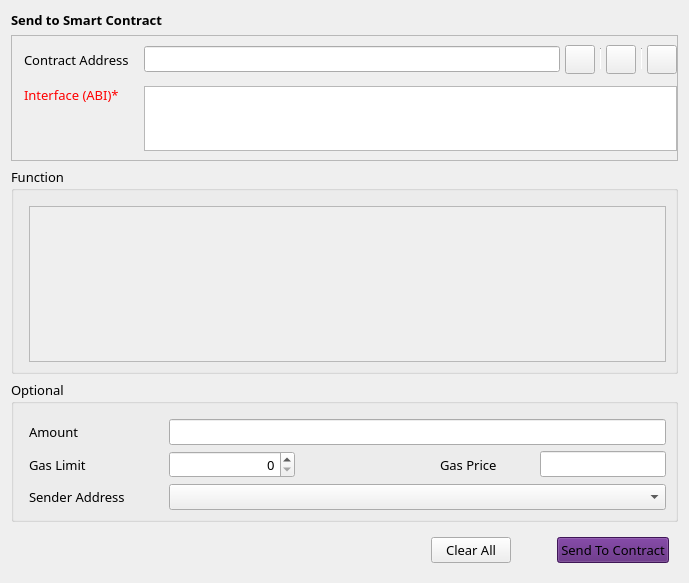
<?xml version="1.0" encoding="UTF-8"?>
<ui version="4.0">
 <class>SendToContract</class>
 <widget class="QWidget" name="SendToContract">
  <property name="geometry">
   <rect>
    <x>0</x>
    <y>0</y>
    <width>689</width>
    <height>583</height>
   </rect>
  </property>
  <property name="font">
   <font>
    <family>Source Sans Pro</family>
    <pointsize>10</pointsize>
   </font>
  </property>
  <property name="windowTitle">
   <string>Form</string>
  </property>
  <layout class="QVBoxLayout" name="verticalLayout">
   <item>
    <widget class="QStackedWidget" name="stackedWidget">
     <property name="currentIndex">
      <number>0</number>
     </property>
     <widget class="QWidget" name="sendContractPage">
      <layout class="QVBoxLayout" name="verticalLayout_4">
       <property name="leftMargin">
        <number>0</number>
       </property>
       <property name="topMargin">
        <number>0</number>
       </property>
       <property name="rightMargin">
        <number>0</number>
       </property>
       <property name="bottomMargin">
        <number>0</number>
       </property>
       <item>
        <widget class="QLabel" name="labelTitle">
         <property name="font">
          <font>
           <weight>75</weight>
           <bold>true</bold>
          </font>
         </property>
         <property name="text">
          <string>Send to Smart Contract</string>
         </property>
        </widget>
       </item>
       <item>
        <widget class="QFrame" name="frameContract">
         <property name="sizePolicy">
          <sizepolicy hsizetype="Preferred" vsizetype="Fixed">
           <horstretch>0</horstretch>
           <verstretch>0</verstretch>
          </sizepolicy>
         </property>
         <property name="frameShape">
          <enum>QFrame::StyledPanel</enum>
         </property>
         <property name="frameShadow">
          <enum>QFrame::Raised</enum>
         </property>
         <layout class="QVBoxLayout" name="verticalLayout_2">
          <property name="leftMargin">
           <number>0</number>
          </property>
          <property name="rightMargin">
           <number>0</number>
          </property>
          <item>
           <layout class="QGridLayout" name="gridLayout">
            <property name="leftMargin">
             <number>12</number>
            </property>
            <property name="horizontalSpacing">
             <number>15</number>
            </property>
            <property name="verticalSpacing">
             <number>12</number>
            </property>
            <item row="0" column="2">
             <layout class="QHBoxLayout" name="horizontalLayout_2">
              <property name="spacing">
               <number>5</number>
              </property>
              <item>
               <widget class="QValidatedLineEdit" name="lineEditContractAddress"/>
              </item>
              <item>
               <widget class="QToolButton" name="loadInfoButton">
                <property name="toolTip">
                 <string>Choose from contract book page</string>
                </property>
                <property name="text">
                 <string/>
                </property>
                <property name="iconSize">
                 <size>
                  <width>22</width>
                  <height>22</height>
                 </size>
                </property>
               </widget>
              </item>
              <item>
               <widget class="Line" name="vLine">
                <property name="maximumSize">
                 <size>
                  <width>1</width>
                  <height>22</height>
                 </size>
                </property>
                <property name="orientation">
                 <enum>Qt::Vertical</enum>
                </property>
               </widget>
              </item>
              <item>
               <widget class="QToolButton" name="pasteAddressButton">
                <property name="toolTip">
                 <string>Paste contract address from clipboard</string>
                </property>
                <property name="text">
                 <string/>
                </property>
                <property name="iconSize">
                 <size>
                  <width>22</width>
                  <height>22</height>
                 </size>
                </property>
               </widget>
              </item>
              <item>
               <widget class="Line" name="vLine2">
                <property name="maximumSize">
                 <size>
                  <width>1</width>
                  <height>22</height>
                 </size>
                </property>
                <property name="orientation">
                 <enum>Qt::Vertical</enum>
                </property>
               </widget>
              </item>
              <item>
               <widget class="QToolButton" name="saveInfoButton">
                <property name="toolTip">
                 <string>Save contract info</string>
                </property>
                <property name="text">
                 <string/>
                </property>
                <property name="iconSize">
                 <size>
                  <width>22</width>
                  <height>22</height>
                 </size>
                </property>
               </widget>
              </item>
             </layout>
            </item>
            <item row="0" column="0">
             <widget class="QLabel" name="labelContractAddress">
              <property name="text">
               <string>Contract Address</string>
              </property>
             </widget>
            </item>
            <item row="1" column="2">
             <widget class="QValidatedTextEdit" name="textEditInterface">
              <property name="sizePolicy">
               <sizepolicy hsizetype="Expanding" vsizetype="Fixed">
                <horstretch>0</horstretch>
                <verstretch>0</verstretch>
               </sizepolicy>
              </property>
              <property name="maximumSize">
               <size>
                <width>16777215</width>
                <height>65</height>
               </size>
              </property>
              <property name="horizontalScrollBarPolicy">
               <enum>Qt::ScrollBarAlwaysOff</enum>
              </property>
             </widget>
            </item>
            <item row="1" column="0" alignment="Qt::AlignTop">
             <widget class="QLabel" name="labelInterface">
              <property name="font">
               <font>
                <family>Source Sans Pro</family>
                <pointsize>10</pointsize>
               </font>
              </property>
              <property name="styleSheet">
               <string notr="true">color: red;</string>
              </property>
              <property name="text">
               <string>Interface (ABI)*</string>
              </property>
             </widget>
            </item>
           </layout>
          </item>
         </layout>
        </widget>
       </item>
       <item>
        <widget class="QGroupBox" name="groupBoxFunction">
         <property name="title">
          <string>Function</string>
         </property>
         <layout class="QVBoxLayout" name="verticalLayout_3">
          <property name="leftMargin">
           <number>15</number>
          </property>
          <property name="topMargin">
           <number>15</number>
          </property>
          <property name="bottomMargin">
           <number>9</number>
          </property>
          <item>
           <widget class="QScrollArea" name="scrollAreaFunction">
            <property name="widgetResizable">
             <bool>true</bool>
            </property>
            <widget class="QWidget" name="scrollAreaWidgetContents">
             <property name="geometry">
              <rect>
               <x>0</x>
               <y>0</y>
               <width>643</width>
               <height>183</height>
              </rect>
             </property>
            </widget>
           </widget>
          </item>
         </layout>
        </widget>
       </item>
       <item>
        <widget class="QGroupBox" name="groupBoxOptional">
         <property name="title">
          <string>Optional</string>
         </property>
         <layout class="QGridLayout" name="gridLayout_2">
          <property name="leftMargin">
           <number>15</number>
          </property>
          <property name="topMargin">
           <number>15</number>
          </property>
          <property name="horizontalSpacing">
           <number>10</number>
          </property>
          <property name="verticalSpacing">
           <number>6</number>
          </property>
          <item row="0" column="1" colspan="4">
           <widget class="BitcoinAmountField" name="lineEditAmount"/>
          </item>
          <item row="1" column="0">
           <widget class="QLabel" name="labelGasLimit">
            <property name="sizePolicy">
             <sizepolicy hsizetype="Fixed" vsizetype="Preferred">
              <horstretch>0</horstretch>
              <verstretch>0</verstretch>
             </sizepolicy>
            </property>
            <property name="minimumSize">
             <size>
              <width>130</width>
              <height>0</height>
             </size>
            </property>
            <property name="text">
             <string>Gas Limit</string>
            </property>
           </widget>
          </item>
          <item row="1" column="3">
           <widget class="QLabel" name="labelGasPrice">
            <property name="sizePolicy">
             <sizepolicy hsizetype="Fixed" vsizetype="Preferred">
              <horstretch>0</horstretch>
              <verstretch>0</verstretch>
             </sizepolicy>
            </property>
            <property name="minimumSize">
             <size>
              <width>90</width>
              <height>0</height>
             </size>
            </property>
            <property name="text">
             <string>Gas Price</string>
            </property>
           </widget>
          </item>
          <item row="3" column="1" colspan="4">
           <widget class="AddressField" name="lineEditSenderAddress">
            <property name="minimumSize">
             <size>
              <width>370</width>
              <height>0</height>
             </size>
            </property>
           </widget>
          </item>
          <item row="0" column="0">
           <widget class="QLabel" name="labelAmount">
            <property name="sizePolicy">
             <sizepolicy hsizetype="Fixed" vsizetype="Preferred">
              <horstretch>0</horstretch>
              <verstretch>0</verstretch>
             </sizepolicy>
            </property>
            <property name="minimumSize">
             <size>
              <width>130</width>
              <height>0</height>
             </size>
            </property>
            <property name="text">
             <string>Amount</string>
            </property>
           </widget>
          </item>
          <item row="1" column="4">
           <widget class="BitcoinAmountField" name="lineEditGasPrice"/>
          </item>
          <item row="3" column="0">
           <widget class="QLabel" name="labelSenderAddress">
            <property name="sizePolicy">
             <sizepolicy hsizetype="Fixed" vsizetype="Preferred">
              <horstretch>0</horstretch>
              <verstretch>0</verstretch>
             </sizepolicy>
            </property>
            <property name="minimumSize">
             <size>
              <width>130</width>
              <height>0</height>
             </size>
            </property>
            <property name="text">
             <string>Sender Address</string>
            </property>
           </widget>
          </item>
          <item row="1" column="1">
           <widget class="QSpinBox" name="lineEditGasLimit">
            <property name="sizePolicy">
             <sizepolicy hsizetype="Expanding" vsizetype="Fixed">
              <horstretch>0</horstretch>
              <verstretch>0</verstretch>
             </sizepolicy>
            </property>
            <property name="alignment">
             <set>Qt::AlignRight|Qt::AlignTrailing|Qt::AlignVCenter</set>
            </property>
           </widget>
          </item>
          <item row="1" column="2">
           <spacer name="horizontalSpacer_2">
            <property name="orientation">
             <enum>Qt::Horizontal</enum>
            </property>
            <property name="sizeHint" stdset="0">
             <size>
              <width>60</width>
              <height>20</height>
             </size>
            </property>
           </spacer>
          </item>
         </layout>
        </widget>
       </item>
      </layout>
     </widget>
    </widget>
   </item>
   <item>
    <layout class="QHBoxLayout" name="horizontalLayout">
     <property name="leftMargin">
      <number>9</number>
     </property>
     <property name="topMargin">
      <number>9</number>
     </property>
     <property name="rightMargin">
      <number>9</number>
     </property>
     <property name="bottomMargin">
      <number>9</number>
     </property>
     <item>
      <spacer name="horizontalSpacer">
       <property name="orientation">
        <enum>Qt::Horizontal</enum>
       </property>
       <property name="sizeType">
        <enum>QSizePolicy::Expanding</enum>
       </property>
       <property name="sizeHint" stdset="0">
        <size>
         <width>40</width>
         <height>20</height>
        </size>
       </property>
      </spacer>
     </item>
     <item>
      <widget class="QPushButton" name="pushButtonClearAll">
       <property name="styleSheet">
        <string notr="true"/>
       </property>
       <property name="text">
        <string>Clear All</string>
       </property>
      </widget>
     </item>
     <item>
      <spacer name="horizontalSpacer_3">
       <property name="orientation">
        <enum>Qt::Horizontal</enum>
       </property>
       <property name="sizeType">
        <enum>QSizePolicy::Fixed</enum>
       </property>
       <property name="sizeHint" stdset="0">
        <size>
         <width>40</width>
         <height>20</height>
        </size>
       </property>
      </spacer>
     </item>
     <item>
      <widget class="QPushButton" name="pushButtonSendToContract">
       <property name="font">
        <font>
         <family>Source Sans Pro</family>
         <pointsize>10</pointsize>
        </font>
       </property>
       <property name="styleSheet">
        <string notr="true">background-color: #581F78;
background-opacity: 97%;</string>
       </property>
       <property name="text">
        <string>Send To Contract</string>
       </property>
      </widget>
     </item>
    </layout>
   </item>
  </layout>
 </widget>
 <customwidgets>
  <customwidget>
   <class>AddressField</class>
   <extends>QComboBox</extends>
   <header>addressfield.h</header>
  </customwidget>
  <customwidget>
   <class>QValidatedLineEdit</class>
   <extends>QLineEdit</extends>
   <header>qvalidatedlineedit.h</header>
  </customwidget>
  <customwidget>
   <class>QValidatedTextEdit</class>
   <extends>QTextEdit</extends>
   <header>qvalidatedtextedit.h</header>
  </customwidget>
  <customwidget>
   <class>BitcoinAmountField</class>
   <extends>QLineEdit</extends>
   <header>bitcoinamountfield.h</header>
   <container>1</container>
  </customwidget>
 </customwidgets>
 <resources/>
 <connections/>
</ui>
